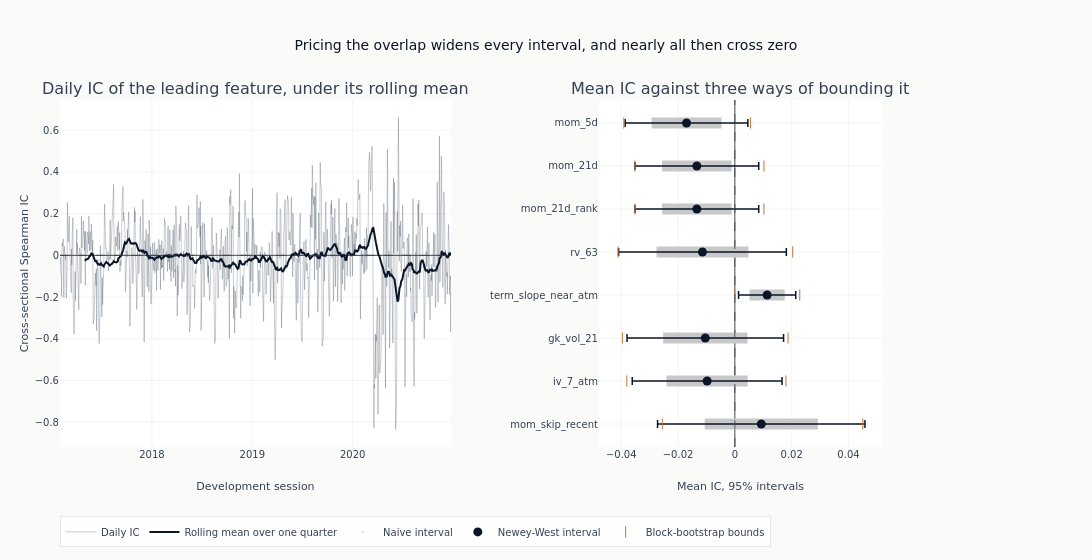

This figure's notebook cell:
### Code cell
if leader:
    leader_series = (
        ic_timeseries[leader]
        .sort(DATE_COL)
        .with_columns(pl.col("ic").rolling_mean(IC_ROLLING_WINDOW).alias("rolling"))
    )
    interval_features = list(reversed(leaders))
    interval_means = [ic_uncertainty[name]["mean_ic"] for name in interval_features]
    fig = make_subplots(
        rows=1,
        cols=2,
        column_widths=[0.58, 0.42],
        subplot_titles=(
            "Daily IC of the leading feature, under its rolling mean",
            "Mean IC against three ways of bounding it",
        ),
        horizontal_spacing=0.18,
    )
    _ = fig.add_trace(
        go.Scatter(
            x=leader_series[DATE_COL],
            y=leader_series["ic"],
            mode="lines",
            line={"color": COLORS["neutral"], "width": 0.6},
            opacity=0.45,
            name="Daily IC",
        ),
        row=1,
        col=1,
    )
    _ = fig.add_trace(
        go.Scatter(
            x=leader_series[DATE_COL],
            y=leader_series["rolling"],
            mode="lines",
            line={"color": COLORS["blue"], "width": 2},
            name="Rolling mean over one quarter",
        ),
        row=1,
        col=1,
    )
    _ = fig.add_hline(
        y=0, line={"color": COLORS["neutral"], "width": 0.8, "dash": "dash"}, row=1, col=1
    )
    _ = fig.add_trace(
        go.Scatter(
            x=interval_means,
            y=interval_features,
            mode="markers",
            marker={"color": COLORS["neutral"], "size": 1, "opacity": 0.0},
            error_x=interval_arms(interval_features, "ci_naive_lower", "ci_naive_upper")
            | {"color": GRAY_FILLS["tertiary"], "thickness": 11, "width": 0},
            name="Naive interval",
        ),
        row=1,
        col=2,
    )
    _ = fig.add_trace(
        go.Scatter(
            x=interval_means,
            y=interval_features,
            mode="markers",
            marker={"color": COLORS["blue"], "size": 9},
            error_x=interval_arms(interval_features, "ci_hac_lower", "ci_hac_upper")
            | {"color": COLORS["blue"], "thickness": 1.5},
            name="Newey-West interval",
        ),
        row=1,
        col=2,
    )
    _ = fig.add_trace(
        go.Scatter(
            x=[ic_uncertainty[name][bound] for name in interval_features for bound in BOOT_BOUNDS],
            y=[name for name in interval_features for _ in BOOT_BOUNDS],
            mode="markers",
            marker={"color": COLORS["copper"], "size": 8, "symbol": "line-ns-open"},
            name="Block-bootstrap bounds",
        ),
        row=1,
        col=2,
    )
    _ = fig.add_vline(
        x=0, line={"color": COLORS["neutral"], "width": 0.8, "dash": "dash"}, row=1, col=2
    )
    fig.update_layout(
        title="Pricing the overlap widens every interval, and nearly all then cross zero",
        height=560,
        width=1150,
        margin={"l": 60, "r": 210},
        legend={"orientation": "h", "y": -0.2},
    )
    fig.update_yaxes(title_text="Cross-sectional Spearman IC", row=1, col=1)
    fig.update_xaxes(title_text="Development session", row=1, col=1)
    fig.update_xaxes(title_text="Mean IC, 95% intervals", row=1, col=2)
    fig.show()

### Figure 1 — Plotly figure (JSON) as saved in the notebook; plotly's stock layout.template omitted (floating-point values rounded to 4 significant figures; data arrays with more than 128 entries replaced by an {"elided": "..."} marker saying what was removed)
{"data": [{"line": {"color": "#334155", "width": 0.6}, "mode": "lines", "name": "Daily IC", "opacity": 0.45, "type": "scatter", "x": {"elided": "982 str values"}, "xaxis": "x", "y": {"elided": "982 float values"}, "yaxis": "y"}, {"line": {"color": "#0a1628", "width": 2}, "mode": "lines", "name": "Rolling mean over one quarter", "type": "scatter", "x": {"elided": "982 str values"}, "xaxis": "x", "y": {"elided": "982 float values"}, "yaxis": "y"}, {"error_x": {"array": [0.01992, 0.0143, 0.01484, 0.0062, 0.01619, 0.01223, 0.01223, 0.01231], "arrayminus": [0.01992, 0.0143, 0.01484, 0.0062, 0.01619, 0.01223, 0.01223, 0.01231], "color": "#c8c8c8", "symmetric": false, "thickness": 11, "type": "data", "width": 0}, "marker": {"color": "#334155", "opacity": 0.0, "size": 1}, "mode": "markers", "name": "Naive interval", "type": "scatter", "x": [0.009301, -0.009757, -0.0104, 0.01137, -0.01141, -0.01338, -0.01338, -0.01701], "xaxis": "x2", "y": ["mom_skip_recent", "iv_7_atm", "gk_vol_21", "term_slope_near_atm", "rv_63", "mom_21d_rank", "mom_21d", "mom_5d"], "yaxis": "y2"}, {"error_x": {"array": [0.03651, 0.02637, 0.02755, 0.01007, 0.02953, 0.02178, 0.02178, 0.0216], "arrayminus": [0.03651, 0.02637, 0.02755, 0.01007, 0.02953, 0.02178, 0.02178, 0.0216], "color": "#0a1628", "symmetric": false, "thickness": 1.5, "type": "data"}, "marker": {"color": "#0a1628", "size": 9}, "mode": "markers", "name": "Newey-West interval", "type": "scatter", "x": [0.009301, -0.009757, -0.0104, 0.01137, -0.01141, -0.01338, -0.01338, -0.01701], "xaxis": "x2", "y": ["mom_skip_recent", "iv_7_atm", "gk_vol_21", "term_slope_near_atm", "rv_63", "mom_21d_rank", "mom_21d", "mom_5d"], "yaxis": "y2"}, {"marker": {"color": "#C87533", "size": 8, "symbol": "line-ns-open"}, "mode": "markers", "name": "Block-bootstrap bounds", "type": "scatter", "x": [-0.02555, 0.04507, -0.03804, 0.01799, -0.0396, 0.01874, -1.945e-05, 0.02285, -0.04112, 0.02037, -0.03516, 0.01023, -0.03516, 0.01023, -0.03908, 0.005503], "xaxis": "x2", "y": ["mom_skip_recent", "mom_skip_recent", "iv_7_atm", "iv_7_atm", "gk_vol_21", "gk_vol_21", "term_slope_near_atm", "term_slope_near_atm", "rv_63", "rv_63", "mom_21d_rank", "mom_21d_rank", "mom_21d", "mom_21d", "mom_5d", "mom_5d"], "yaxis": "y2"}], "layout": {"annotations": [{"font": {"size": 16}, "showarrow": false, "text": "Daily IC of the leading feature, under its rolling mean", "x": 0.2378, "xanchor": "center", "xref": "paper", "y": 1.0, "yanchor": "bottom", "yref": "paper"}, {"font": {"size": 16}, "showarrow": false, "text": "Mean IC against three ways of bounding it", "x": 0.8278, "xanchor": "center", "xref": "paper", "y": 1.0, "yanchor": "bottom", "yref": "paper"}], "height": 560, "legend": {"orientation": "h", "y": -0.2}, "margin": {"l": 60, "r": 210}, "shapes": [{"line": {"color": "#334155", "dash": "dash", "width": 0.8}, "type": "line", "x0": 0, "x1": 1, "xref": "x domain", "y0": 0, "y1": 0, "yref": "y"}, {"line": {"color": "#334155", "dash": "dash", "width": 0.8}, "type": "line", "x0": 0, "x1": 0, "xref": "x2", "y0": 0, "y1": 1, "yref": "y2 domain"}], "title": {"text": "Pricing the overlap widens every interval, and nearly all then cross zero"}, "width": 1150, "xaxis": {"anchor": "y", "domain": [0.0, 0.4756], "title": {"text": "Development session"}}, "xaxis2": {"anchor": "y2", "domain": [0.6556, 1.0], "title": {"text": "Mean IC, 95% intervals"}}, "yaxis": {"anchor": "x", "domain": [0.0, 1.0], "title": {"text": "Cross-sectional Spearman IC"}}, "yaxis2": {"anchor": "x2", "domain": [0.0, 1.0]}}}
